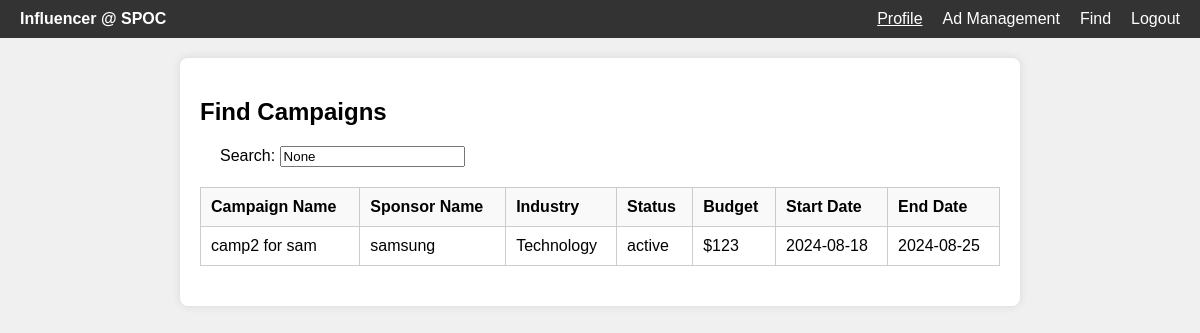
Page /inf_find on the earlier database version.
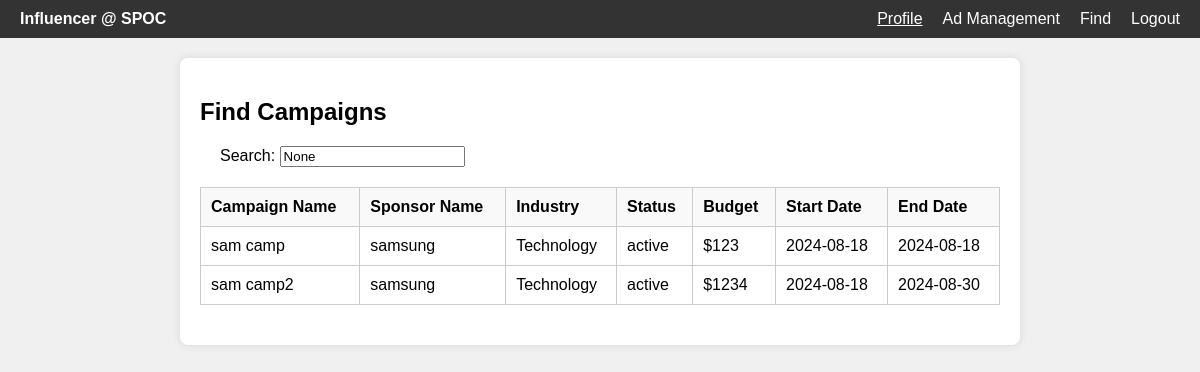
Same page on the later database version.
### applications/models.py (models this page shows)
class campaign(db.Model):
    id = db.Column(db.Integer, primary_key=True)
    name = db.Column(db.String(100), nullable=False)
    status = db.Column(db.String(50), nullable=False,default="active")
    category = db.Column(db.String(50), nullable=False)
    budget = db.Column(db.Integer, nullable=False)
    sponsor_id = db.Column(db.Integer, db.ForeignKey('sponsor.id'), nullable=False)
    flagged = db.Column(db.String(10), nullable=False, default="no")
    start_date = db.Column(db.Date, nullable=False)
    end_date = db.Column(db.Date, nullable=True)
    ad_requests = db.relationship('adrequest', backref='campaign', lazy=True)

class sponsor(db.Model):
    id = db.Column(db.Integer, primary_key=True)
    name = db.Column(db.String(100), nullable=True)
    username = db.Column(db.String(20), unique=True, nullable=False)
    password = db.Column(db.String(100), nullable=False)
    email = db.Column(db.String(100), unique=True, nullable=False)
    industry = db.Column(db.String(100))
    flagged = db.Column(db.String(10), nullable=False, default="no")
    campaigns = db.relationship('campaign', backref='sponsor', lazy=True)

### applications/routes.py (the view)
@app.route('/inf_find', methods=['GET'])
def inf_find():
    search_query = request.args.get('search', None)
    query = campaign.query.join(sponsor)
    if search_query:
        search_filter = (campaign.name.ilike(f'%{search_query}%') |
                         sponsor.username.ilike(f'%{search_query}%') |
                         campaign.budget.like(f'%{search_query}%')
                         )
        query = query.filter(search_filter)
    campaigns = query.all()
    return render_template('inf_find.html', campaigns=campaigns, search_query=search_query)

### templates/inf_find.html (shortened to what this page needs)
<!DOCTYPE html>
<html lang="en">
<head>
</head>
<body>
    <nav>
        <div class="left">Influencer @ SPOC</div>
        <ul>
            <li><a href="{{ url_for('inf_home') }}" class="active">Profile</a></li>
            <li><a href="{{ url_for('ad_management') }}">Ad Management</a></li>
            <li><a href="{{ url_for('inf_find') }}">Find</a></li>
            <li><a href="{{ url_for('sp_logout') }}">Logout</a></li>
        </ul>
    </nav>
    <div class="container">
        <h2>Find Campaigns</h2>
        <form method="GET" action="{{ url_for('inf_find') }}">
            <div class="form-group">
                <div class="search-box">
                    <label for="search">Search:</label>
                    <input type="text" name="search" id="search" value="{{ search_query }}" placeholder="Search campaigns..." onkeypress="if(event.keyCode==13){this.form.submit();}">
                </div>
            </div>
        </form>
        <table>
            <thead>
                <tr>
                    <th>Campaign Name</th>
                    <th>Sponsor Name</th>
                    <th>Industry</th>
                    <th>Status</th>
                    <th>Budget</th>
                    <th>Start Date</th>
                    <th>End Date</th>
                </tr>
            </thead>
            <tbody>
                {% for campaign in campaigns %}
                    <tr>
                        <td>{{ campaign.name }}</td>
                        <td>{{ campaign.sponsor.username }}</td>
                        <td>{{ campaign.category }}</td>
                        <td>{{ campaign.status }}</td>
                        <td>${{ campaign.budget }}</td>
                        <td>{{ campaign.start_date }}</td>
                        <td>{{ campaign.end_date if campaign.end_date else 'N/A' }}</td>
                    </tr>
                {% endfor %}
            </tbody>
        </table>
    </div>
</body>
</html>

### templates/inf_find.html (style rules this page uses)
nav { display: flex; justify-content: space-between; align-items: center; background-color: #333; color: white; padding: 10px 20px; }
nav .left { font-weight: bold; }
nav ul { list-style-type: none; margin: 0; padding: 0; display: flex; }
nav ul li { margin-left: 20px; }
nav ul li a { color: white; text-decoration: none; }
nav ul li a.active { text-decoration: underline; }
body { font-family: Arial, sans-serif; background-color: #f0f0f0; padding: 0px; margin: 0px; }
.container { background-color: #fff; padding: 20px; border-radius: 8px; box-shadow: 0 0 10px rgba(0, 0, 0, 0.1); max-width: 800px; margin: 20px auto; }
table { width: 100%; border-collapse: collapse; margin-bottom: 20px; }
table, th, td { border: 1px solid #ccc; }
th, td { padding: 10px; text-align: left; }
th { background-color: #f9f9f9; }
.form-group { margin-bottom: 20px; display: flex; justify-content: space-between; align-items: center; }
.search-box { margin-left: 20px; }

Differences in the rows shown:
changed campaign: name "camp2 for sam" → "sam camp"; end_date "2024-08-25" → "2024-08-18"
added campaign: name "sam camp2", sponsor.username "samsung", category "Technology", status "active", budget "1234", start_date "2024-08-18", end_date "2024-08-30"
